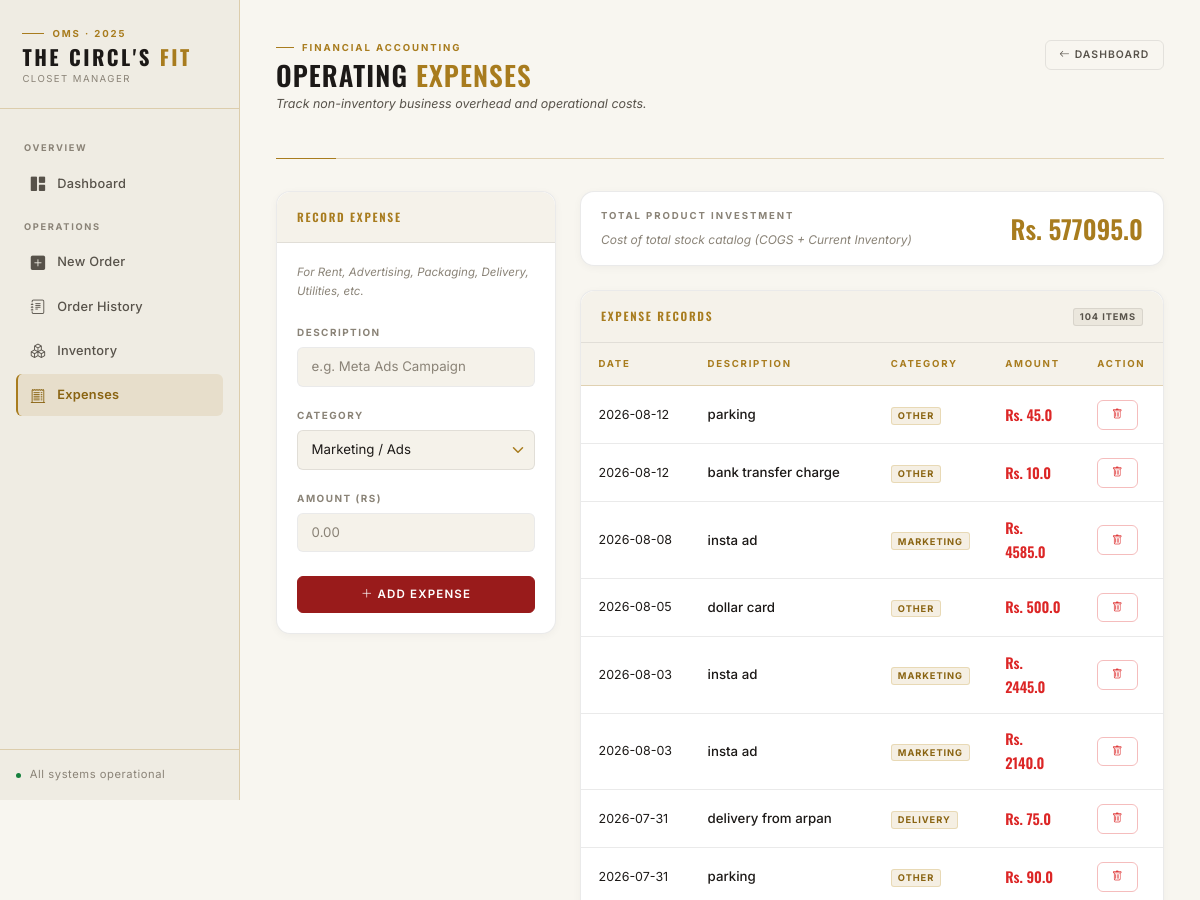
Before: /expenses (upper part) with the older database file.
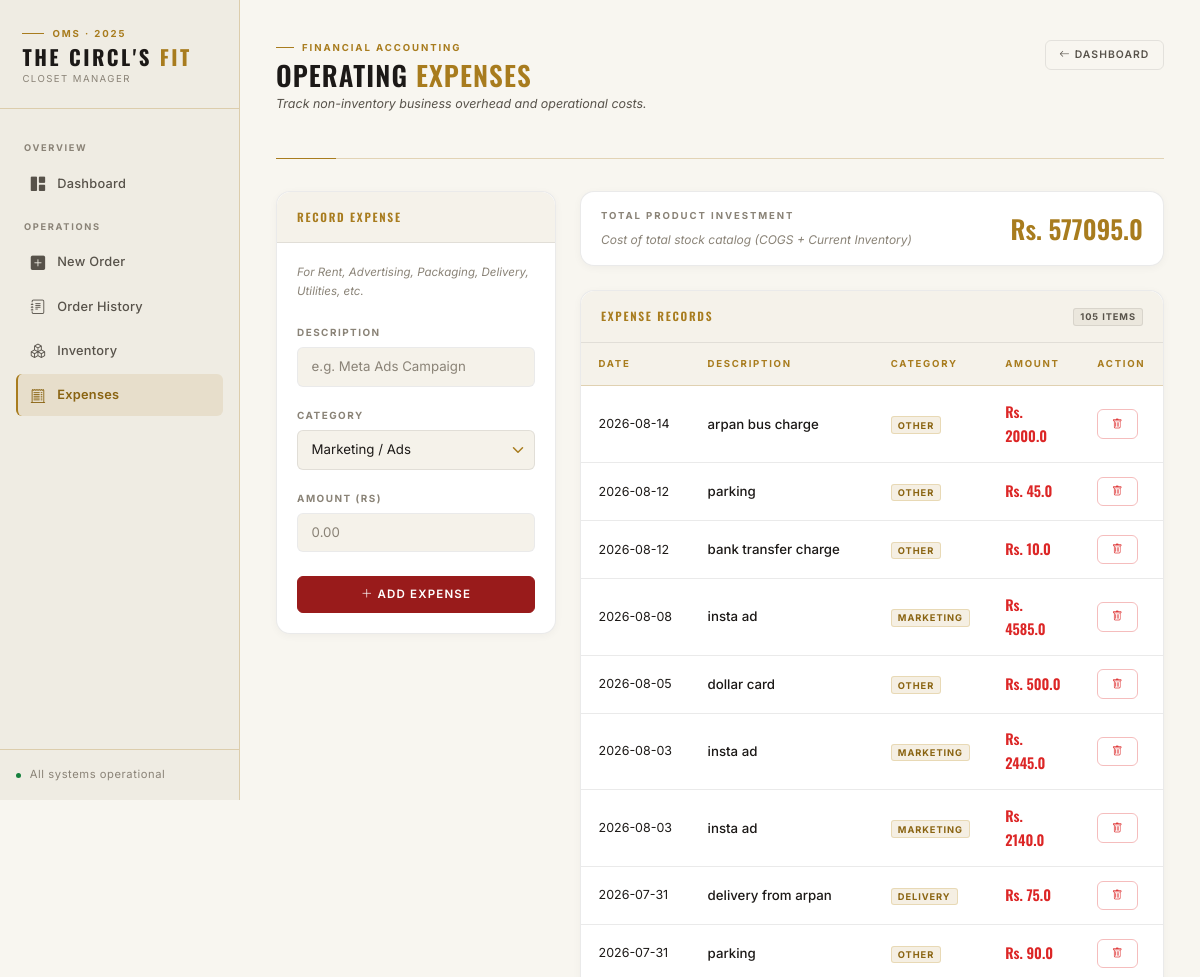
After: the same page with the newer database file.
### app.py (models this page shows)
class Expense(db.Model):
    id = db.Column(db.Integer, primary_key=True)
    description = db.Column(db.String(100), nullable=False)
    category = db.Column(db.String(50), nullable=False) # e.g. Rent, Marketing, Packaging
    amount = db.Column(db.Float, nullable=False)
    date = db.Column(db.DateTime, default=datetime.utcnow)

### app.py (the view, shortened to what this page needs)
@app.route('/expenses', methods=['GET', 'POST'])
def expenses():
    all_expenses = Expense.query.order_by(Expense.date.desc()).all()
    inventory_value = 0
    products = Product.query.all()
    for p in products:
        inventory_value += (p.stock * p.cost_price)
    sold_cost = 0
    order_items = OrderItem.query.all()
    for item in order_items:
        product = Product.query.get(item.product_id)
        if product:
            sold_cost += (item.quantity * product.cost_price)
    total_product_expense = inventory_value + sold_cost
    return render_template('expenses.html',
                           expenses=all_expenses,
                           product_expense=total_product_expense)

### templates/expenses.html (shortened to what this page needs)
{% extends "layout.html" %}
{% block content %}
<div class="page-header">
    <div>
        <div class="page-header-eyebrow">
            <div class="page-header-eyebrow-line"></div>
            <span class="page-header-eyebrow-text">Financial Accounting</span>
        </div>
        <h1>Operating <span class="gold">Expenses</span></h1>
        <p class="page-header-sub">Track non-inventory business overhead and operational costs.</p>
    </div>
    <a href="/" class="btn btn-outline-secondary btn-sm">
        <i class="bi bi-arrow-left me-1"></i>Dashboard
    </a>
</div>
<div class="row g-4">
    <div class="col-md-4">
        <div class="card" style="position: sticky; top: 1.5rem;">
            <div class="card-header">Record Expense</div>
            <div class="card-body">
                <p style="font-size: 0.72rem; color: var(--text-tertiary); font-style: italic; margin-bottom: 1.25rem;">
                    For Rent, Advertising, Packaging, Delivery, Utilities, etc.
                </p>
                <form method="POST">
                    <div class="mb-3">
                        <label class="form-label">Description</label>
                        <input type="text" name="description" class="form-control" placeholder="e.g. Meta Ads Campaign" required>
                    </div>
                    <div class="mb-3">
                        <label class="form-label">Category</label>
                        <select name="category" class="form-select">
                            <option value="Marketing">Marketing / Ads</option>
                        </select>
                    </div>
                    <div class="mb-4">
                        <label class="form-label">Amount (Rs)</label>
                        <input type="number" name="amount" step="0.01" class="form-control" placeholder="0.00" required>
                    </div>
                    <button type="submit" class="btn btn-danger w-100">
                        <i class="bi bi-plus-lg me-1"></i>Add Expense
                    </button>
                </form>
            </div>
        </div>
    </div>
    <div class="col-md-8">
        <div class="card mb-4" style="background: var(--surface-2); border-color: var(--line-soft);">
            <div class="card-body d-flex justify-content-between align-items-center py-3">
                <div>
                    <div class="stat-label">Total Product Investment</div>
                    <div style="font-size: 0.75rem; color: var(--text-tertiary); font-style: italic;">Cost of total stock catalog (COGS + Current Inventory)</div>
                </div>
                <div class="text-end">
                    <div style="font-family: 'Oswald', sans-serif; font-size: 1.6rem; font-weight: 600; color: var(--gold);">Rs. {{ product_expense }}</div>
                </div>
            </div>
        </div>
        <div class="card">
            <div class="card-header" style="justify-content: space-between;">
                <span>Expense Records</span>
                <span class="badge bg-secondary">{{ expenses | length }} items</span>
            </div>
            <div class="card-body p-0">
                <div class="table-responsive">
                    <table class="table table-hover mb-0 align-middle">
                        <thead>
                            <tr>
                                <th>Date</th>
                                <th>Description</th>
                                <th>Category</th>
                                <th>Amount</th>
                                <th>Action</th>
                            </tr>
                        </thead>
                        <tbody>
                            {% for exp in expenses %}
                            <tr>
                                <td style="color: var(--text-secondary); font-size: 0.78rem; white-space: nowrap;">
                                    {{ exp.date.strftime('%Y-%m-%d') }}
                                </td>
                                <td style="font-weight: 500;">{{ exp.description }}</td>
                                <td>
                                    <span class="badge bg-gold">{{ exp.category }}</span>
                                </td>
                                <td>
                                    <span style="font-family: 'Oswald', sans-serif; font-weight: 600; color: var(--danger); font-size: 0.9rem;">
                                        Rs. {{ exp.amount }}
                                    </span>
                                </td>
                                <td>
                                    <a href="/delete_expense/{{ exp.id }}" class="btn btn-sm btn-outline-danger"
                                       onclick="return confirm('Delete this expense entry?')" title="Delete">
                                        <i class="bi bi-trash"></i>
                                    </a>
                                </td>
                            </tr>
                            {% else %}
                            <tr>
                                <td colspan="5" class="text-center py-4" style="color: var(--text-tertiary); font-style: italic; font-size: 0.78rem;">
                                    No operating expenses recorded yet.
                                </td>
                            </tr>
                            {% endfor %}
                        </tbody>
                    </table>
                </div>
            </div>
        </div>
    </div>
</div>
{% endblock %}

### templates/layout.html (shortened to what this page needs)
<!DOCTYPE html>
<html lang="en">
<head>
    <link href="https://cdn.jsdelivr.net/npm/bootstrap@5.3.0/dist/css/bootstrap.min.css" rel="stylesheet">
    <link rel="stylesheet" href="https://cdn.jsdelivr.net/npm/bootstrap-icons@1.11.3/font/bootstrap-icons.min.css">
</head>
<body>
    <aside class="sidebar" id="sidebar">
        <a class="sidebar-brand" href="/">
            <div class="sidebar-eyebrow">
                <div class="sidebar-eyebrow-line"></div>
                <span class="sidebar-eyebrow-text">OMS · 2025</span>
            </div>
            <span class="sidebar-brand-name">The Circl's <span>Fit</span></span>
            <span class="sidebar-brand-sub">Closet Manager</span>
        </a>
        <nav class="sidebar-nav">
            <span class="sidebar-nav-label">Overview</span>
            <a class="sidebar-link {% if request.path == '/' %}active{% endif %}" href="/">
                <i class="bi bi-grid-1x2-fill"></i> Dashboard
            </a>
            <span class="sidebar-nav-label">Operations</span>
            <a class="sidebar-link {% if request.path == '/new_order' %}active{% endif %}" href="/new_order">
                <i class="bi bi-plus-square-fill"></i> New Order
            </a>
            <a class="sidebar-link {% if request.path == '/orders' %}active{% endif %}" href="/orders">
                <i class="bi bi-journal-text"></i> Order History
            </a>
            <a class="sidebar-link {% if request.path == '/inventory' %}active{% endif %}" href="/inventory">
                <i class="bi bi-boxes"></i> Inventory
            </a>
            <a class="sidebar-link {% if request.path == '/expenses' %}active{% endif %}" href="/expenses">
                <i class="bi bi-receipt-cutoff"></i> Expenses
            </a>
        </nav>
        <div class="sidebar-footer">
            <div class="sidebar-status">
                <div class="status-dot"></div>
                <span>All systems operational</span>
            </div>
        </div>
    </aside>
    <div class="main-wrapper">
        <div class="main-content page-content">
            {% block content %}{% endblock %}
        </div>
    </div>
</body>
</html>

Changed rows visible on the page:
added Expense: date "2026-08-14", description "arpan bus charge", category "OTHER", amount "2000.0"
Other visible differences:
{{ expenses | length }}: "104" → "105"
